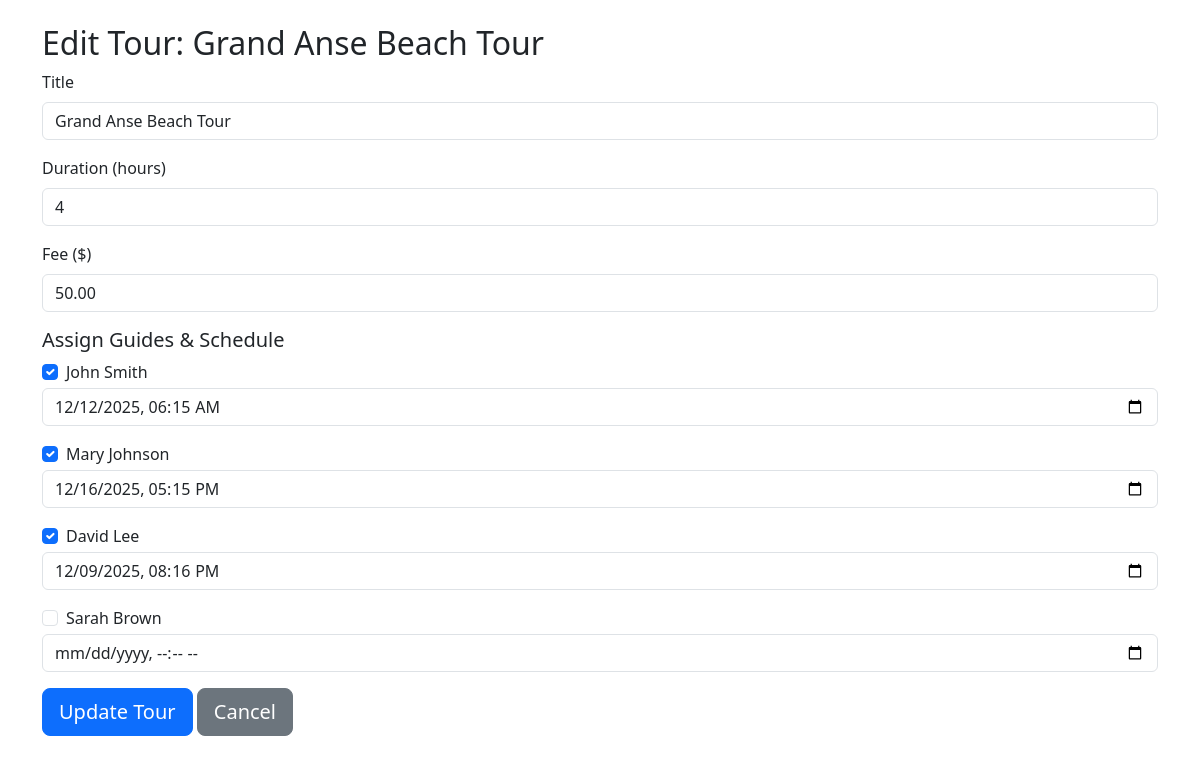
/admin/edit_tour.php?id=1 (signed in), run on the app's committed database.
### tables this page shows
CREATE TABLE `tours` (
  `id` int(11) NOT NULL,
  `title` varchar(100) NOT NULL,
  `duration` int(11) NOT NULL,
  `fee` decimal(10,2) NOT NULL,
  `image` varchar(255) DEFAULT NULL,
  `created_at` timestamp NOT NULL DEFAULT current_timestamp()
);

CREATE TABLE `guide` (
  `id` int(11) NOT NULL,
  `name` varchar(100) NOT NULL,
  `address` varchar(255) DEFAULT NULL,
  `date_hire` date DEFAULT NULL,
  `phone` varchar(20) DEFAULT NULL
);

### admin/edit_tour.php (the view, shortened to what this page needs)
<?php
include '../includes/db_connect.php';
$tour_id = $_GET['id'] ?? null;
$stmt = $conn->prepare("SELECT * FROM tours WHERE id = ?");
$stmt->bind_param("i", $tour_id);
$stmt->execute();
$result = $stmt->get_result();
$tour = $result->fetch_assoc();
$guides = $conn->query("SELECT id, name FROM guide");
$existing_outings = [];
$res = $conn->query("SELECT * FROM outing WHERE tour_id = $tour_id");
while($row = $res->fetch_assoc()) {
    $existing_outings[$row['guide_id']] = $row['outing_datetime'];
}
?>
<!DOCTYPE html>
<html lang="en">
<head>
<link href="https://cdn.jsdelivr.net/npm/bootstrap@5.3.2/dist/css/bootstrap.min.css" rel="stylesheet">
</head>
<body>
<div class="container mt-4">
    <h2>Edit Tour: <?= htmlspecialchars($tour['title']) ?></h2>
    <form method="POST">
        <div class="mb-3">
            <label class="form-label">Title</label>
            <input type="text" name="title" class="form-control" value="<?= htmlspecialchars($tour['title']) ?>" required>
        </div>
        <div class="mb-3">
            <label class="form-label">Duration (hours)</label>
            <input type="number" name="duration" class="form-control" value="<?= $tour['duration'] ?>" required>
        </div>
        <div class="mb-3">
            <label class="form-label">Fee ($)</label>
            <input type="number" step="0.01" name="fee" class="form-control" value="<?= $tour['fee'] ?>" required>
        </div>
        <h5>Assign Guides & Schedule</h5>
        <?php while($guide = $guides->fetch_assoc()): ?>
            <div class="mb-3">
                <div class="form-check">
                    <input class="form-check-input" type="checkbox" name="guides[]" value="<?= $guide['id'] ?>" id="guide<?= $guide['id'] ?>"
                    <?= isset($existing_outings[$guide['id']]) ? 'checked' : '' ?>>
                    <label class="form-check-label" for="guide<?= $guide['id'] ?>"><?= htmlspecialchars($guide['name']) ?></label>
                </div>
                <input type="datetime-local" name="outing_datetime[<?= $guide['id'] ?>]" class="form-control mt-1"
                    value="<?= isset($existing_outings[$guide['id']]) ? date('Y-m-d\TH:i', strtotime($existing_outings[$guide['id']])) : '' ?>">
            </div>
        <?php endwhile; ?>
        <button type="submit" name="update_tour" class="btn btn-primary btn-lg"
            style="transition: transform 0.2s, box-shadow 0.2s;">Update Tour</button>
        <a href="manage_tours.php" class="btn btn-secondary btn-lg"
           style="transition: transform 0.2s, box-shadow 0.2s;">Cancel</a>
    </form>
</div>
</body>
</html>

### data on the page
tours: title "Grand Anse Beach Tour", duration "4", fee "50.00"
guide: id "☑", name "John Smith", id "12/12/2025 06:15"
guide: id "☑", name "Mary Johnson", id "12/16/2025 17:15"
guide: id "☑", name "David Lee", id "12/09/2025 20:16"
guide: name "Sarah Brown"
